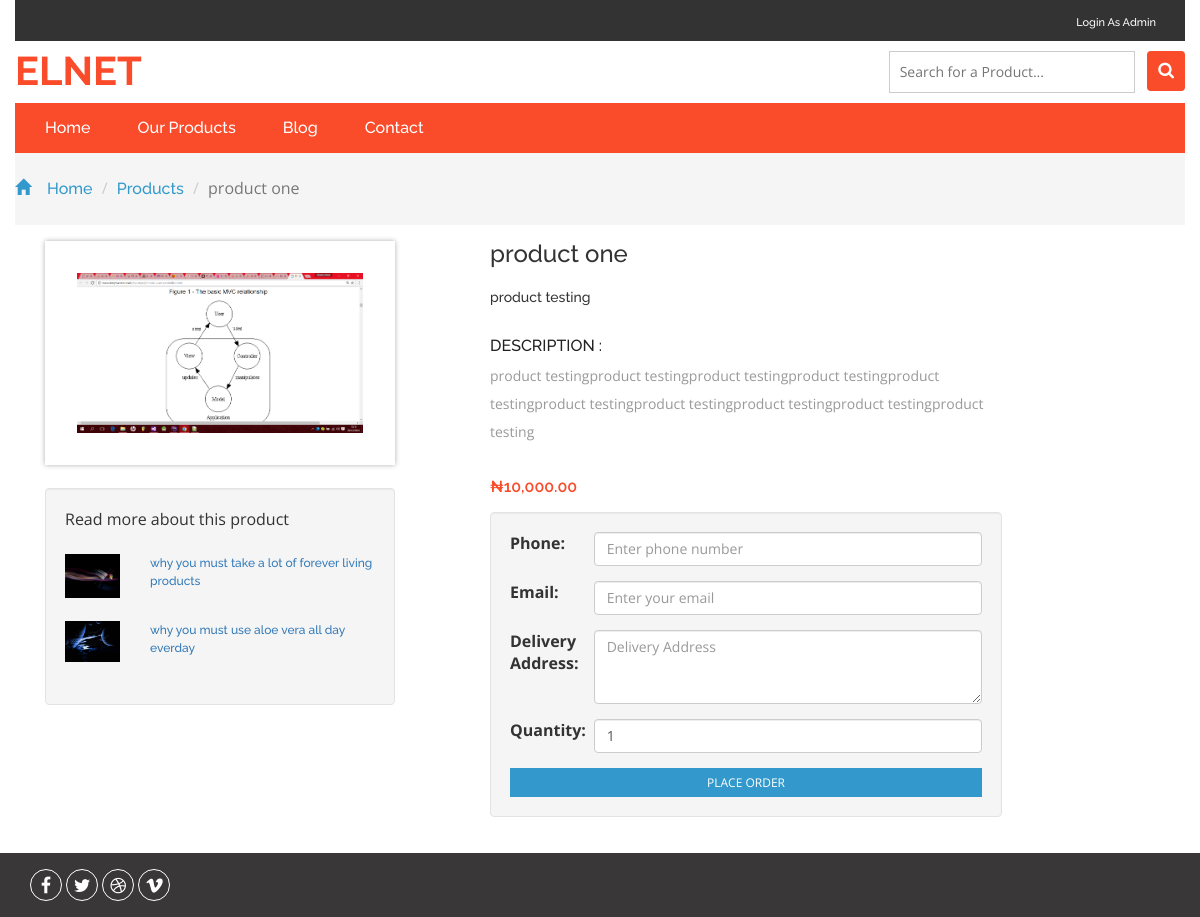
Screenshot of /product_order.php?id=1 with the database file from the repository.
### tables this page shows
CREATE TABLE `products` (
  `product_id` int(11) NOT NULL,
  `product_name` varchar(255) NOT NULL,
  `product_short_description` text NOT NULL,
  `product_description` text NOT NULL,
  `product_price` double NOT NULL,
  `product_quantity` int(11) NOT NULL,
  `product_image` varchar(255) DEFAULT NULL,
  `create_time` datetime NOT NULL,
  `published` tinyint(4) NOT NULL DEFAULT '1',
  `featured` tinyint(4) NOT NULL DEFAULT '0',
  `category_id` int(11) NOT NULL
);

CREATE TABLE `articles` (
  `article_id` int(11) NOT NULL,
  `article_title` text NOT NULL,
  `article_content` text NOT NULL,
  `article_image` varchar(255) NOT NULL,
  `create_time` datetime NOT NULL,
  `created_by` int(11) NOT NULL,
  `published` tinyint(4) NOT NULL DEFAULT '1',
  `featured` tinyint(4) NOT NULL DEFAULT '0',
  `allow_comments` tinyint(1) NOT NULL DEFAULT '1',
  `category_id` int(11) NOT NULL,
  `product_id` int(11) NOT NULL
);

### include/database/mysql_database.php (called while the page is built, shortened)
<?php
class MysqlDatabase {
	private $dbHandler;
	private $result;
	public function __construct() {
		try {
			$this->dbHandler = new PDO(PDO_DSN, DATABASE_USER, DATABASE_PASS, array(PDO::ATTR_PERSISTENT => DB_PERSISTENCY));
			$this->dbHandler->setAttribute(PDO::ATTR_ERRMODE, PDO::ERRMODE_EXCEPTION);
		} catch (PDOException $e) {
			$this->Close();
			trigger_error($e->getMessage(), E_USER_ERROR);
		}
	}
	public function GetAll($sqlQuery, $params = NULL, $fetchStyle = PDO::FETCH_ASSOC) {
		try {
			$this->statement_handler = $this->dbHandler->prepare($sqlQuery);
			$this->statement_handler->execute($params);
			$this->result = $this->statement_handler->fetchAll($fetchStyle);
		} catch (PDOException $e) {
			$this->Close();
			trigger_error($e->getMessage(), E_USER_ERROR);
		}
		return $this->result;
	}
	public function GetRow($sqlQuery, $params = NULL, $fetchStyle = PDO::FETCH_ASSOC) {
		try {
			$this->statement_handler = $this->dbHandler->prepare($sqlQuery);
			$this->statement_handler->execute($params);
			$this->result = $this->statement_handler->fetch($fetchStyle);
		} catch (PDOException $e) {
			$this->Close();
			trigger_error($e->getMessage(), E_USER_ERROR);
		}
		return $this->result;
	}
}
?>

### include/init.php (called while the page is built, shortened)
<?php
require_once('database/mysql_database.php');
require_once('classes/class_article.php');
require_once('classes/class_product.php');
$db = new MysqlDatabase();

### include/classes/class_core.php (called while the page is built, shortened)
<?php
class Core {
	public function setMainTable($main_table) {
		$this->main_table = $main_table;
	}
	public function setDbObj($db_obj) {
		$this->db_obj = $db_obj;
	}
}

### include/classes/class_product.php (called while the page is built, shortened)
<?php
require_once('class_core.php');
class Product extends Core {
	private $product_id;
	public function setProductId($product_id) {
		$this->product_id = $product_id;
	}
	public function getProduct() {
		$this->sql = "SELECT * FROM $this->main_table WHERE product_id= $this->product_id";
		if (!$records = $this->db_obj->GetRow($this->sql)) {
			return false;
		}
		return $records;
	}
}

### include/classes/class_article.php (called while the page is built, shortened)
<?php
require_once('class_core.php');
class article extends Core {
	public function getAllArticles($type = '') {
		$this->sql = "SELECT art.*, cat.category_name FROM $this->main_table art INNER JOIN categories cat ON cat.category_id= art.category_id WHERE cat.published=1 AND art.published=1";
		if (!$records = $this->db_obj->GetAll($this->sql)) return false;
		return $records;
	}
}

### product_order.php (the view, shortened to what this page needs)
<?php
require_once('include/init.php');
$product = array();
$product_obj = new product();
$article_obj = new article();
$articles = $article_obj->getAllArticles();
if (isset($_GET['id'])) {
	$product_obj->setProductId($_GET['id']);
	$product = $product_obj->getProduct();
}
?>
<!DOCTYPE html>
<html>
<head>
	<?php include('include/layout/pagehead.php'); ?>
</head>
<body>
	<?php include('include/layout/header.php'); ?>
	<?php include('include/layout/nav.php'); ?>
	<div class="breadcrumbs container">
		<div class="">
			<ol class="breadcrumb breadcrumb1 animated wow slideInLeft" data-wow-delay=".5s">
				<li><a href="index.php"><span class="glyphicon glyphicon-home" aria-hidden="true"></span>Home</a></li>
				<li class=""><a href="products.php">Products</a></li>
				<li class="active"><?php echo $product['product_name']; ?></li>
			</ol>
		</div>
	</div>
	<div class="products">
		<div class="container">
			<div class="agileinfo_single">
				<div class="col-md-4">
					<div class=" agileinfo_single_left">
						<img id="example"
						     src="<?php echo "images/products/" . $product['product_id'] . "/" . $product['product_image']; ?>"
						     alt=" " class="img-responsive">
					</div>
					<br>
					<section class="well">
						<p>Read more about this product</p><br>
						<?php
						foreach ($articles as $article) {
							?>
							<div class="row" style="font-size: 12px;">
								<div class="col-sm-3">
									<a href="articles.php?pid=<?php echo $article['article_id']; ?>"><img
											src="<?php echo "images/articles/" . $article['article_id'] . "/" . $article['article_image']; ?>"
											alt="<?php echo $article['article_image']; ?>" class="img-responsive"></a>
								</div>
								<div class="col-sm-9">
									<p>
										<a href="articles.php?pid=<?php echo $article['article_id']; ?>"><?php echo $article['article_title']; ?></a>
									</p>
								</div>
							</div><br>
							<?php
						}
						?>
					</section>
				</div>
				<div class="col-md-8 agileinfo_single_right">
					<h3><?php echo $product['product_name']; ?></h3><br>
					<h5><?php echo $product['product_short_description']; ?></h5>
					<div class="w3agile_description">
						<h4>Description :</h4>
						<p><?php echo $product['product_description']; ?></p>
					</div>
					<div class="snipcart-item block">
						<div class="snipcart-thumb agileinfo_single_right_snipcart">
							<h4 class="m-sing">&#8358;<?php echo number_format($product['product_price'], 2); ?></h4>
						</div>
						<div class="snipcart-details well">
							<form role="form" action="" method="post" id="order_form" name="order_form">
								<fieldset>
									<div class="form-group row">
										<div class="col-md-2">
											<label class="">Phone:</label>
										</div>
										<div class="col-md-10">
											<input name="phone" id="phone" type="text" placeholder="Enter phone number"
											       class="form-control">
										</div>
									</div>
									<div class="form-group row">
										<div class="col-md-2">
											<label class="">Email:</label>
										</div>
										<div class="col-md-10">
											<input name="email" id="email" type="email" placeholder="Enter your email"
											       class="form-control">
										</div>
									</div>
									<div class="form-group row">
										<div class="col-md-2">
											<label>Delivery Address:</label>
										</div>
										<div class="col-md-10">
											<textarea placeholder="Delivery Address" class="form-control" name="addrese"
											          id="address" rows="3"></textarea>
										</div>
									</div>
									<div class="form-group row">
										<div class="col-md-2">
											<label>Quantity:</label>
										</div>
										<div class="col-md-10">
											<input name="quantity" id="quantity" type="number" placeholder="Quantity"
											       class="form-control" value="1">
										</div>
									</div>
								</fieldset>
								<input type="submit" id="submit" name="submit" value="Place Order" class="button">
							</form>
						</div>
					</div>
				</div>
			</div>
		</div>
	</div>
	<?php include('include/layout/footer.php'); ?>
	<?php include('include/layout/scripts.php'); ?>
</body>
</html>

### assets/site/css/style.css (style rules this page uses)
html, body { font-size: 100%; font-family: 'Open Sans', sans-serif; background: #ffffff; }
ul li, ol li { font-size: 14px; }
p { margin: 0; }
h1, h2, h3, h4, h5, h6, a { font-family: 'Raleway', sans-serif; margin: 0; font-weight: 500; }
ul, label { margin: 0; padding: 0; }
input[type="submit"], #PPMiniCart .minicart-submit, .w3ls_vegetables ul li a, input[type="reset"], .agileinfo_mail_grid_left ul li a, .events_bottom_left2 ul li a, .w3ls_service_grids1_right a, ul.agileits_social_icons li a, .w3l_banner_nav_right_banner_pet a, .w3ls_w3l_banner_nav_right_grid_head_grid ul li a, .products-breadcrumb ul li a, .w3_footer_grid ul li a, .w3l_fresh_vegetables_grid ul li a, .wthree_footer_copy p a, .agile_top_brand_left_grid1 .button, .w3ls_logo_products_left1 ul.special_items li a, .w3ls_logo_products_left1 ul.phone_email li a { transition: .5s ease-in; -webkit-transition: .5s ease-in; -moz-transition: .5s ease-in; -o-transition: .5s ease-in; -ms-transition: .5s ease-in; }
.agile_top_brand_left_grid1 h4, .agileinfo_single_right_snipcart h4 { font-weight: 600; font-size: 1em; color: #212121; text-align: center; }
.snipcart-details { text-align: left; width: 77%; }
.snipcart-details input.button { font-size: 12px; color: #fff; background: #3399cc; text-decoration: none; position: relative; border: none; border-radius: 0; width: 100%; text-transform: uppercase; padding: .5em 0; outline: none; }
.breadcrumb1 li span { left: 0em; padding-right: 1em; color: #3399cc; }
.breadcrumbs { padding: 1.5em 0; background: #f5f5f5; }
.breadcrumb { margin-bottom: 0 !important; padding: 0 !important; }
.breadcrumb1 li { font-size: 1em; color: #999; }
.breadcrumb1 li a { color: #3399cc; text-decoration: none; }
.agileinfo_single_left { padding: 2em; box-shadow: 0px 0px 5px #b2afaf; }
.agileinfo_single_right { padding-left: 5em; }
.agileinfo_single_right_snipcart { margin: 0 0 1em; }
.w3agile_description h4 { font-size: 1em; color: #212121; text-transform: uppercase; }
.w3agile_description p { font-size: 14px; color: #999; line-height: 2em; margin: .5em 0 0; width: 80%; }
.w3agile_description { margin: 2em 0; }
.products { padding: 1em 0; }
h4.m-sing { text-align: left; color: #fa4b2a; }
.glyphicon { position: relative; top: 1px; display: inline-block; font-family: 'Glyphicons Halflings'; font-style: normal; font-weight: 400; line-height: 1; -webkit-font-smoothing: antialiased; -moz-osx-font-smoothing: grayscale; color: #777; }

### rows the page displays
products: product_name "product one", product_image (picture), product_short_description "product testing", product_description "product testingproduct testingproduct testingproduct testingproduct testingproduct testingproduct testingproduct testingproduct testingproduct testing", product_price "10,000.00"
articles: article_image (picture), article_title "why you must take a lot of forever living products"
articles: article_image (picture), article_title "why you must use aloe vera all day everday"
